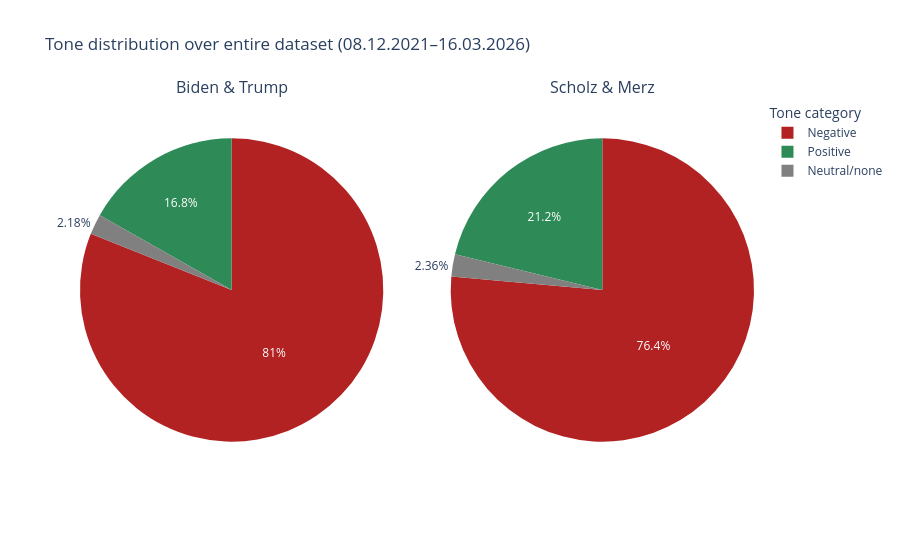

Notebook cell for this chart:
### Code cell
import plotly.graph_objects as go
from plotly.subplots import make_subplots

fig = make_subplots(
    rows=1,
    cols=2,
    specs=[[{"type": "domain"}, {"type": "domain"}]],
    subplot_titles=(
        "Biden & Trump",
        "Scholz & Merz",
    ),
)

fig.add_trace(
    go.Pie(
        labels=us_plot.index,
        values=us_plot["NumArticles"],
        name="Biden & Trump",
        marker=dict(colors=[colors[t] for t in us_plot.index]),
        hovertemplate=(
            "Tone: %{label}<br>"
            "Number of Articles: %{value}<br>"
            "Share: %{percent}<extra></extra>"
        ),
    ),
    row=1,
    col=1,
)

fig.add_trace(
    go.Pie(
        labels=de_plot.index,
        values=de_plot["NumArticles"],
        name="Scholz & Merz",
        marker=dict(colors=[colors[t] for t in de_plot.index]),
        hovertemplate=(
            "Tone: %{label}<br>"
            "Number of Articles: %{value}<br>"
            "Share: %{percent}<extra></extra>"
        ),
    ),
    row=1,
    col=2,
)

fig.update_layout(
    title_text="Tone distribution over entire dataset (08.12.2021–16.03.2026)",
    legend_title_text="Tone category",
)

fig.show()

### Figure 1 — Plotly figure (JSON) as saved in the notebook; plotly's stock layout.template omitted (floating-point values rounded to 4 significant figures)
{"data": [{"domain": {"x": [0, 0.45], "y": [0, 1]}, "hovertemplate": "Tone: %{label}<br>Number of Articles: %{value}<br>Share: %{percent}<extra></extra>", "labels": ["Positive", "Negative", "Neutral/none"], "marker": {"colors": ["seagreen", "firebrick", "gray"]}, "name": "Biden & Trump", "type": "pie", "values": [8671, 41872, 1124]}, {"domain": {"x": [0.55, 1], "y": [0, 1]}, "hovertemplate": "Tone: %{label}<br>Number of Articles: %{value}<br>Share: %{percent}<extra></extra>", "labels": ["Positive", "Negative", "Neutral/none"], "marker": {"colors": ["seagreen", "firebrick", "gray"]}, "name": "Scholz & Merz", "type": "pie", "values": [468, 1686, 52]}], "layout": {"annotations": [{"font": {"size": 16}, "showarrow": false, "text": "Biden & Trump", "x": 0.225, "xanchor": "center", "xref": "paper", "y": 1, "yanchor": "bottom", "yref": "paper"}, {"font": {"size": 16}, "showarrow": false, "text": "Scholz & Merz", "x": 0.775, "xanchor": "center", "xref": "paper", "y": 1, "yanchor": "bottom", "yref": "paper"}], "legend": {"title": {"text": "Tone category"}}, "title": {"text": "Tone distribution over entire dataset (08.12.2021–16.03.2026)"}}}
